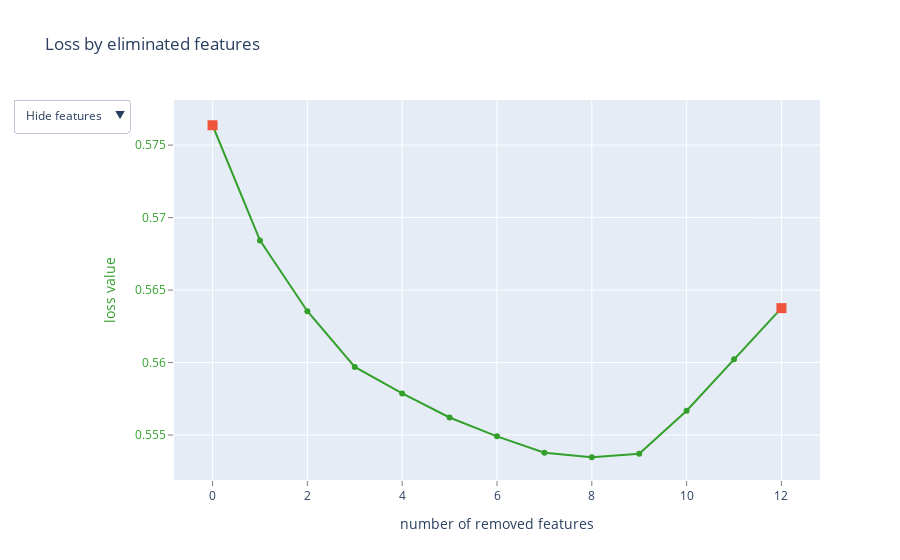

Notebook cell for this chart:
### Code cell
model = CatBoostRegressor(iterations=900, random_seed=0)
summary = model.select_features(
    train_pool,
    eval_set=validation_pool,
    features_for_select='0-12', 
    num_features_to_select=1,  
    steps=1, 
    algorithm=EFeaturesSelectionAlgorithm.RecursiveByShapValues,
    shap_calc_type=EShapCalcType.Regular,
    train_final_model=True, # The only parameter that can be selected based on cross-validation is the number of iterations. Select the best iteration based on the information of the cv results and train the final model with this number of iterations.
    logging_level='Silent',
    plot=True
)

### Figure 1 — Plotly figure (JSON) as saved in the notebook; plotly's stock layout.template omitted (floating-point values rounded to 4 significant figures)
{"data": [{"line": {"color": "rgb(51,160,44)"}, "mode": "lines+markers", "name": "", "text": ["", "roe_norm", "vol_norm", "log_bm_diff_norm", "roa_norm", "strev_norm", "log_price_diff_norm", "rf_norm", "log_pcf_diff_norm", "log_to_diff_norm", "log_size_diff_norm", "mom_norm", "rm_norm"], "type": "scatter", "x": [0, 1, 2, 3, 4, 5, 6, 7, 8, 9, 10, 11, 12], "y": [0.5764, 0.5684, 0.5635, 0.5597, 0.5579, 0.5562, 0.5549, 0.5538, 0.5535, 0.5537, 0.5567, 0.5602, 0.5638]}, {"marker": {"size": 10, "symbol": "square"}, "mode": "markers", "name": "", "text": ["", "rm_norm"], "type": "scatter", "x": [0, 12], "y": [0.5764, 0.5638]}, {"mode": "text", "name": "", "text": ["", "10", "8", "1", "9", "7", "4", "11", "2", "5", "0", "6", "12"], "textfont": {"color": "rgb(51,160,44)", "family": "sans serif", "size": 18}, "textposition": "bottom center", "type": "scatter", "visible": false, "x": [0, 1, 2, 3, 4, 5, 6, 7, 8, 9, 10, 11, 12], "y": [0.5764, 0.5684, 0.5635, 0.5597, 0.5579, 0.5562, 0.5549, 0.5538, 0.5535, 0.5537, 0.5567, 0.5602, 0.5638]}, {"mode": "text", "name": "", "text": ["", "roe_norm", "vol_norm", "log_bm_diff_norm", "roa_norm", "strev_norm", "log_price_diff_norm", "rf_norm", "log_pcf_diff_norm", "log_to_diff_norm", "log_size_diff_norm", "mom_norm", "rm_norm"], "textfont": {"color": "rgb(51,160,44)", "family": "sans serif", "size": 18}, "textposition": "bottom center", "type": "scatter", "visible": false, "x": [0, 1, 2, 3, 4, 5, 6, 7, 8, 9, 10, 11, 12], "y": [0.5764, 0.5684, 0.5635, 0.5597, 0.5579, 0.5562, 0.5549, 0.5538, 0.5535, 0.5537, 0.5567, 0.5602, 0.5638]}], "layout": {"showlegend": false, "title": {"text": "Loss by eliminated features"}, "updatemenus": [{"active": 0, "buttons": [{"args": [{"visible": [true, true, false, false]}], "label": "Hide features", "method": "update"}, {"args": [{"visible": [true, true, true, false]}], "label": "Show indices", "method": "update"}, {"args": [{"visible": [true, true, false, true]}], "label": "Show names", "method": "update"}], "pad": {"r": 10, "t": 10}, "showactive": true, "x": -0.25, "xanchor": "left", "y": 1.03, "yanchor": "top"}], "xaxis": {"gridcolor": "rgb(255,255,255)", "showgrid": true, "showline": false, "showticklabels": true, "tickcolor": "rgb(127,127,127)", "ticks": "outside", "title": {"text": "number of removed features"}, "zeroline": false}, "yaxis": {"gridcolor": "rgb(255,255,255)", "showgrid": true, "showline": false, "showticklabels": true, "tickcolor": "rgb(127,127,127)", "tickfont": {"color": "rgb(51,160,44)"}, "ticks": "outside", "title": {"font": {"color": "rgb(51,160,44)"}, "text": "loss value"}, "zeroline": false}}}
